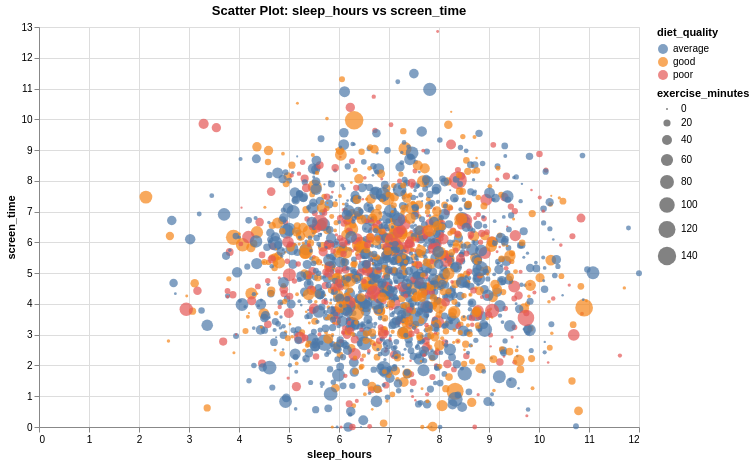

Specify this chart in Vega-Lite:
### Vega-Lite specification from a JSON file in a GitHub repository (floating-point values rounded to 4 significant figures; data arrays with more than 128 entries replaced by an {"elided": "..."} marker saying what was removed)
{"$schema": "https://vega.github.io/schema/vega-lite/v5.json", "title": "Scatter Plot: sleep_hours vs screen_time", "width": 600, "height": 400, "data": {"values": {"elided": "2000 records"}}, "mark": {"type": "point", "filled": true, "opacity": 0.7}, "encoding": {"x": {"field": "sleep_hours", "type": "quantitative", "scale": {}}, "y": {"field": "screen_time", "type": "quantitative", "scale": {}}, "color": {"field": "diet_quality", "type": "nominal"}, "size": {"field": "exercise_minutes", "type": "quantitative"}, "tooltip": [{"field": "sleep_hours", "type": "quantitative"}, {"field": "screen_time", "type": "quantitative"}, {"field": "diet_quality", "type": "nominal"}, {"field": "exercise_minutes", "type": "quantitative"}]}, "transform": [], "params": []}
